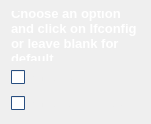
   <widget class="QWidget" name="layoutWidget">
    <property name="geometry">
     <rect>
      <x>10</x>
      <y>210</y>
      <width>151</width>
      <height>110</height>
     </rect>
    </property>
    <layout class="QVBoxLayout" name="verticalLayout">
     <item>
      <widget class="QLabel" name="label_4">
       <property name="minimumSize">
        <size>
         <width>0</width>
         <height>50</height>
        </size>
       </property>
       <property name="maximumSize">
        <size>
         <width>997</width>
         <height>64</height>
        </size>
       </property>
       <property name="font">
        <font>
         <pointsize>10</pointsize>
         <weight>75</weight>
         <bold>true</bold>
        </font>
       </property>
       <property name="styleSheet">
        <string notr="true">QLabel{


	color: rgb(255, 255, 255);
}

QFrame{
	background-color: rgba(191, 64, 64, 0);
}</string>
       </property>
       <property name="text">
        <string>Choose an option and click on Ifconfig or leave blank for default</string>
       </property>
       <property name="wordWrap">
        <bool>true</bool>
       </property>
      </widget>
     </item>
     <item>
      <widget class="QCheckBox" name="show_all_checkbox">
       <property name="baseSize">
        <size>
         <width>0</width>
         <height>0</height>
        </size>
       </property>
       <property name="palette">
        <palette>
         <active>
          <colorrole role="WindowText">
           <brush brushstyle="SolidPattern">
            <color alpha="255">
             <red>239</red>
             <green>239</green>
             <blue>239</blue>
            </color>
           </brush>
          </colorrole>
          <colorrole role="Button">
           <brush brushstyle="SolidPattern">
            <color alpha="0">
             <red>191</red>
             <green>64</green>
             <blue>64</blue>
            </color>
           </brush>
          </colorrole>
          <colorrole role="Text">
           <brush brushstyle="SolidPattern">
            <color alpha="255">
             <red>239</red>
             <green>41</green>
             <blue>41</blue>
            </color>
           </brush>
          </colorrole>
          <colorrole role="BrightText">
           <brush brushstyle="SolidPattern">
            <color alpha="255">
             <red>239</red>
             <green>41</green>
             <blue>41</blue>
            </color>
           </brush>
          </colorrole>
          <colorrole role="Window">
           <brush brushstyle="SolidPattern">
            <color alpha="255">
             <red>52</red>
             <green>101</green>
             <blue>164</blue>
            </color>
           </brush>
          </colorrole>
          <colorrole role="PlaceholderText">
           <brush brushstyle="NoBrush">
            <color alpha="128">
             <red>0</red>
             <green>0</green>
             <blue>0</blue>
            </color>
           </brush>
          </colorrole>
         </active>
         <inactive>
          <colorrole role="WindowText">
           <brush brushstyle="SolidPattern">
            <color alpha="255">
             <red>239</red>
             <green>239</green>
             <blue>239</blue>
            </color>
           </brush>
          </colorrole>
          <colorrole role="Button">
           <brush brushstyle="SolidPattern">
            <color alpha="0">
             <red>191</red>
             <green>64</green>
             <blue>64</blue>
            </color>
           </brush>
          </colorrole>
          <colorrole role="Text">
           <brush brushstyle="SolidPattern">
            <color alpha="255">
             <red>239</red>
             <green>41</green>
             <blue>41</blue>
            </color>
           </brush>
          </colorrole>
          <colorrole role="BrightText">
           <brush brushstyle="SolidPattern">
            <color alpha="255">
             <red>239</red>
             <green>41</green>
             <blue>41</blue>
            </color>
           </brush>
          </colorrole>
          <colorrole role="Window">
           <brush brushstyle="SolidPattern">
            <color alpha="255">
             <red>52</red>
             <green>101</green>
             <blue>164</blue>
            </color>
           </brush>
          </colorrole>
          <colorrole role="PlaceholderText">
           <brush brushstyle="NoBrush">
            <color alpha="128">
             <red>239</red>
             <green>41</green>
             <blue>41</blue>
            </color>
           </brush>
          </colorrole>
         </inactive>
         <disabled>
          <colorrole role="WindowText">
           <brush brushstyle="SolidPattern">
            <color alpha="255">
             <red>127</red>
             <green>127</green>
             <blue>127</blue>
            </color>
           </brush>
          </colorrole>
          <colorrole role="Button">
           <brush brushstyle="SolidPattern">
            <color alpha="0">
             <red>191</red>
             <green>64</green>
             <blue>64</blue>
            </color>
           </brush>
          </colorrole>
          <colorrole role="Text">
           <brush brushstyle="SolidPattern">
            <color alpha="255">
             <red>127</red>
             <green>127</green>
             <blue>127</blue>
            </color>
           </brush>
          </colorrole>
          <colorrole role="BrightText">
           <brush brushstyle="SolidPattern">
            <color alpha="255">
             <red>239</red>
             <green>41</green>
             <blue>41</blue>
            </color>
           </brush>
          </colorrole>
          <colorrole role="Window">
           <brush brushstyle="SolidPattern">
            <color alpha="255">
             <red>52</red>
             <green>101</green>
             <blue>164</blue>
            </color>
           </brush>
          </colorrole>
          <colorrole role="PlaceholderText">
           <brush brushstyle="NoBrush">
            <color alpha="128">
             <red>0</red>
             <green>0</green>
             <blue>0</blue>
            </color>
           </brush>
          </colorrole>
         </disabled>
        </palette>
       </property>
       <property name="font">
        <font>
         <weight>75</weight>
         <bold>true</bold>
        </font>
       </property>
       <property name="toolTip">
        <string>Display all interfaces, including down interfaces</string>
       </property>
       <property name="autoFillBackground">
        <bool>true</bool>
       </property>
       <property name="text">
        <string>Show All</string>
       </property>
      </widget>
     </item>
     <item>
      <widget class="QCheckBox" name="show_short_list_checkbox">
       <property name="baseSize">
        <size>
         <width>0</width>
         <height>0</height>
        </size>
       </property>
       <property name="palette">
        <palette>
         <active>
          <colorrole role="WindowText">
           <brush brushstyle="SolidPattern">
            <color alpha="255">
             <red>239</red>
             <green>239</green>
             <blue>239</blue>
            </color>
           </brush>
          </colorrole>
          <colorrole role="Button">
           <brush brushstyle="SolidPattern">
            <color alpha="0">
             <red>191</red>
             <green>64</green>
             <blue>64</blue>
            </color>
           </brush>
          </colorrole>
          <colorrole role="Text">
           <brush brushstyle="SolidPattern">
            <color alpha="255">
             <red>239</red>
             <green>41</green>
             <blue>41</blue>
            </color>
           </brush>
          </colorrole>
          <colorrole role="BrightText">
           <brush brushstyle="SolidPattern">
            <color alpha="255">
             <red>239</red>
             <green>41</green>
             <blue>41</blue>
            </color>
           </brush>
          </colorrole>
          <colorrole role="Window">
           <brush brushstyle="SolidPattern">
            <color alpha="255">
             <red>52</red>
             <green>101</green>
             <blue>164</blue>
            </color>
           </brush>
          </colorrole>
          <colorrole role="PlaceholderText">
           <brush brushstyle="NoBrush">
            <color alpha="128">
             <red>0</red>
             <green>0</green>
             <blue>0</blue>
            </color>
           </brush>
          </colorrole>
         </active>
         <inactive>
          <colorrole role="WindowText">
           <brush brushstyle="SolidPattern">
            <color alpha="255">
             <red>239</red>
             <green>239</green>
             <blue>239</blue>
            </color>
           </brush>
          </colorrole>
          <colorrole role="Button">
           <brush brushstyle="SolidPattern">
            <color alpha="0">
             <red>191</red>
             <green>64</green>
             <blue>64</blue>
            </color>
           </brush>
          </colorrole>
          <colorrole role="Text">
           <brush brushstyle="SolidPattern">
            <color alpha="255">
             <red>239</red>
             <green>41</green>
             <blue>41</blue>
            </color>
           </brush>
          </colorrole>
          <colorrole role="BrightText">
           <brush brushstyle="SolidPattern">
            <color alpha="255">
             <red>239</red>
             <green>41</green>
             <blue>41</blue>
            </color>
           </brush>
          </colorrole>
          <colorrole role="Window">
           <brush brushstyle="SolidPattern">
            <color alpha="255">
             <red>52</red>
             <green>101</green>
             <blue>164</blue>
            </color>
           </brush>
          </colorrole>
          <colorrole role="PlaceholderText">
           <brush brushstyle="NoBrush">
            <color alpha="128">
             <red>239</red>
             <green>41</green>
             <blue>41</blue>
            </color>
           </brush>
          </colorrole>
         </inactive>
         <disabled>
          <colorrole role="WindowText">
           <brush brushstyle="SolidPattern">
            <color alpha="255">
             <red>127</red>
             <green>127</green>
             <blue>127</blue>
            </color>
           </brush>
          </colorrole>
          <colorrole role="Button">
           <brush brushstyle="SolidPattern">
            <color alpha="0">
             <red>191</red>
             <green>64</green>
             <blue>64</blue>
            </color>
           </brush>
          </colorrole>
          <colorrole role="Text">
           <brush brushstyle="SolidPattern">
            <color alpha="255">
             <red>127</red>
             <green>127</green>
             <blue>127</blue>
            </color>
           </brush>
          </colorrole>
          <colorrole role="BrightText">
           <brush brushstyle="SolidPattern">
            <color alpha="255">
             <red>239</red>
             <green>41</green>
             <blue>41</blue>
            </color>
           </brush>
          </colorrole>
          <colorrole role="Window">
           <brush brushstyle="SolidPattern">
            <color alpha="255">
             <red>52</red>
             <green>101</green>
             <blue>164</blue>
            </color>
           </brush>
          </colorrole>
          <colorrole role="PlaceholderText">
           <brush brushstyle="NoBrush">
            <color alpha="128">
             <red>0</red>
             <green>0</green>
             <blue>0</blue>
            </color>
           </brush>
          </colorrole>
         </disabled>
        </palette>
       </property>
       <property name="font">
        <font>
         <weight>75</weight>
         <bold>true</bold>
        </font>
       </property>
       <property name="toolTip">
        <string>Display minimum information</string>
       </property>
       <property name="autoFillBackground">
        <bool>true</bool>
       </property>
       <property name="text">
        <string>Show Short List</string>
       </property>
      </widget>
     </item>
    </layout>
   </widget>
